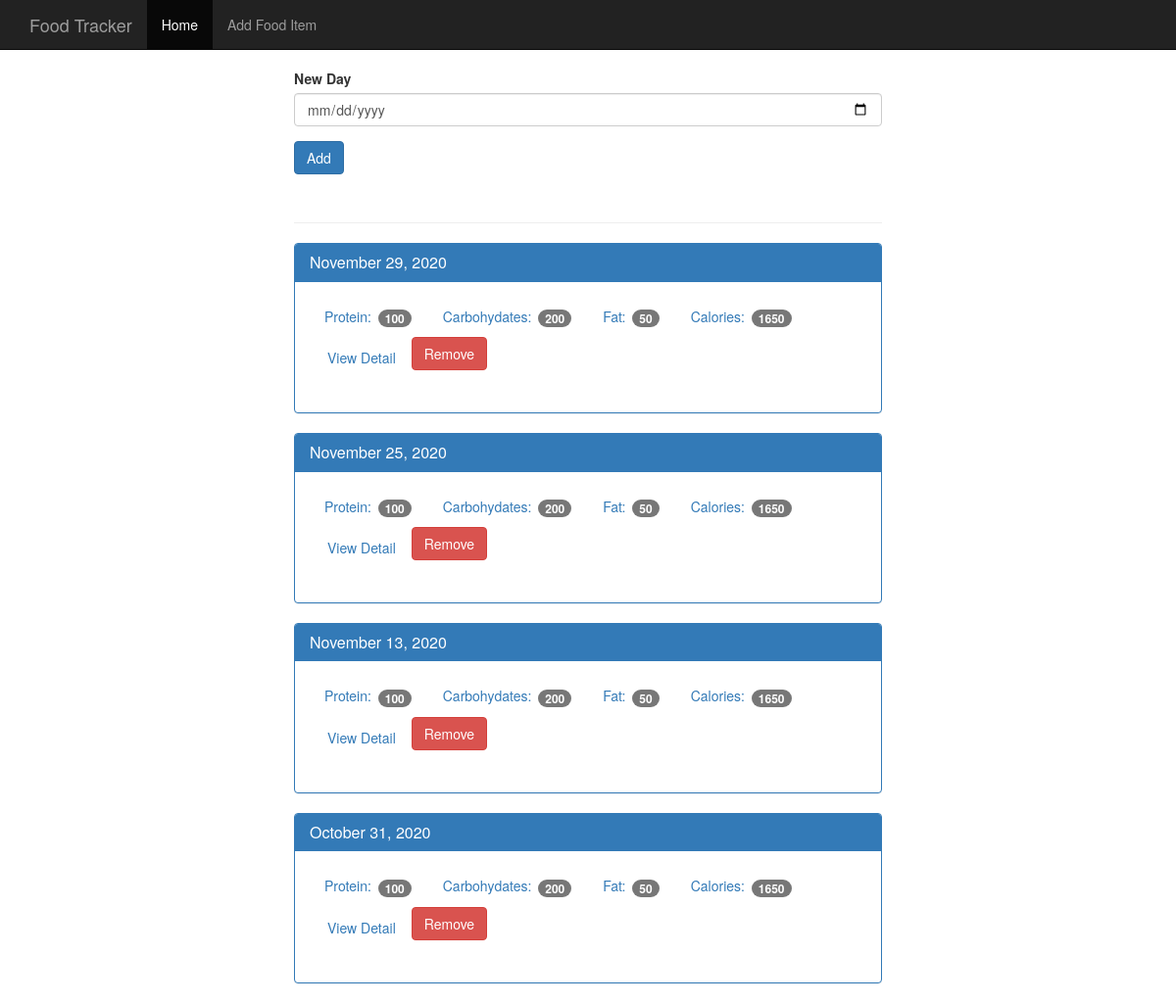
Before: / with the older database file.
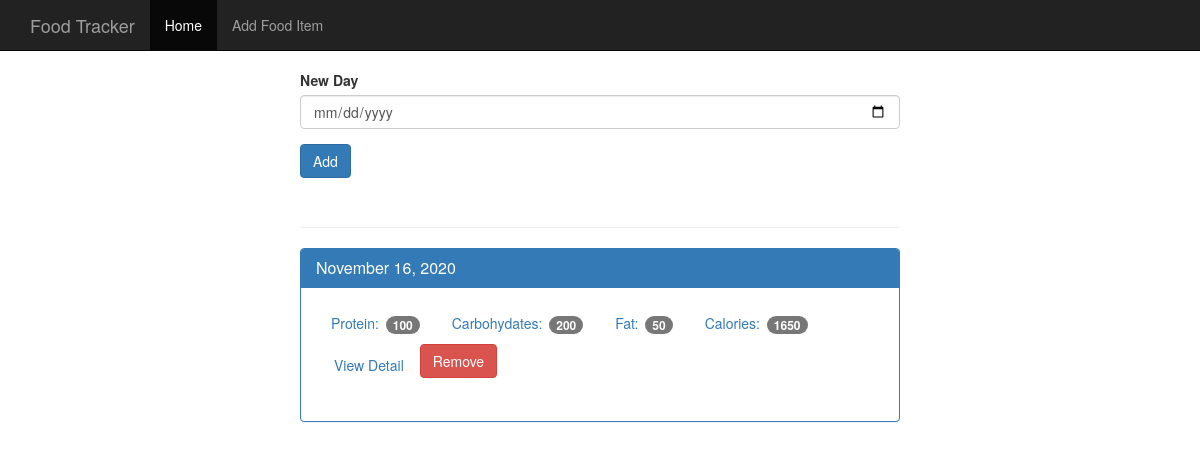
After: the same page with the newer database file.
### tables this page shows
CREATE TABLE log_date(
    id integer primary key autoincrement,
    entry_date date not null
);

### modules/index.py (the view)
    @app.route('/', methods=['GET', 'POST'])
    def _index():
        if request.method == 'POST':
            if 'delete' in request.form:
                delete_date(request.form)
            else:
                handle_new_date(request.form['date'])
        return render_template('home.html', dates=get_dates())

### modules/database.py (called while the page is built)
def init(app: Flask):
    @app.teardown_appcontext
    def _close_db(error):
        if hasattr(g, DB_ATTRIB_NAME):
            get_db().close()
        if error:
            print(error)

def connect_db():
    database = sqlite3.connect(DB_NAME)
    database.row_factory = sqlite3.Row
    return database

def get_db():
    if not hasattr(g, DB_ATTRIB_NAME):
        g.sqlite_db = connect_db()
    return g.sqlite_db

### modules/index.py (called while the page is built)
def init(app: Flask):
    @app.route('/', methods=['GET', 'POST'])
    def _index():
        if request.method == 'POST':
            if 'delete' in request.form:
                delete_date(request.form)
            else:
                handle_new_date(request.form['date'])
        return render_template('home.html', dates=get_dates())

def get_dates():
    food_db = database.get_db()
    cursor = food_db.execute('select * from log_date order by entry_date desc')
    dates = cursor.fetchall()
    dates = [{'date': date['entry_date'],
              'pretty_date': pretty_date(date['entry_date'])} for date in dates]
    return dates

def pretty_date(date):
    datetime_obj = datetime.strptime(str(date), DATABASE_DATE_FORMAT)
    return datetime.strftime(datetime_obj, OUTPUT_DATE_FORMAT)

### templates/home.html (shortened to what this page needs)
{% extends 'base.html' %}
{% block content %}
    <div class="container theme-showcase col-sm-6 col-sm-offset-3" role="main">
      <div class="row">
        <div>
          <form method="POST" action="/">
            <div class="form-group">
              <label for="new-day">New Day</label>
              <input type="date" name="date" class="form-control" id="new-day">
            </div>
            <button type="submit" class="btn btn-primary">Add</button>
          </form>
          <div class="page-header"></div>
          {% for date in dates %}
          <div class="panel panel-primary">
            <div class="panel-heading">
              <h3 class="panel-title">{{ date.pretty_date }}</h3>
            </div>
            <div class="panel-body">
              <ul class="nav nav-pills" role="tablist">
                <li><a>Protein: <span class="badge">100</span></a></li>
                <li><a>Carbohydates: <span class="badge">200</span></a></li>
                <li><a>Fat: <span class="badge">50</span></a></li>
                <li><a>Calories: <span class="badge">1650</span></a></li>
                <li><a href="{{ url_for('_details') }}" type="button" class="btn btn-link">View Detail</a></li>
                <form method="POST" action="{{ url_for('_index') }}">
                  <button type="submit"  class="btn btn-danger">Remove</button>
                </form>
              </ul>
            </div>
            <div class="whitespace"></div>
          </div>
          {% endfor %}
        </div>
      </div>
    </div>
{% endblock %}

### templates/base.html (shortened to what this page needs)
<!DOCTYPE html>
<html lang="en">
<head>
    <link href="{{ url_for('static', filename='css/bootstrap.min.css') }}" rel="stylesheet">
    <link href="{{ url_for('static', filename='css/theme.css') }}" rel="stylesheet">
</head>
<body>
    <nav class="navbar navbar-inverse navbar-fixed-top">
      <div class="container">
        <div class="navbar-header">
          <a class="navbar-brand" href="{{ url_for('_index') }}">Food Tracker</a>
        </div>
        <div id="navbar" class="navbar-collapse collapse">
          <ul class="nav navbar-nav">
            <li class="active"><a href="{{ url_for('_index') }}">Home</a></li>
            <li><a href="{{ url_for('_food') }}">Add Food Item</a></li>
          </ul>
        </div>
      </div>
    </nav>
    {% block content %}{% endblock %}
</body>
</html>

### static/css/theme.css (style rules this page uses)
body { padding-top: 70px; padding-bottom: 30px; }
div.whitespace { height: 20px; }

Changed rows visible on the page:
removed log_date: pretty_date "November 29, 2020"
removed log_date: pretty_date "November 25, 2020"
removed log_date: pretty_date "November 13, 2020"
removed log_date: pretty_date "October 31, 2020"
added log_date: pretty_date "November 16, 2020"
